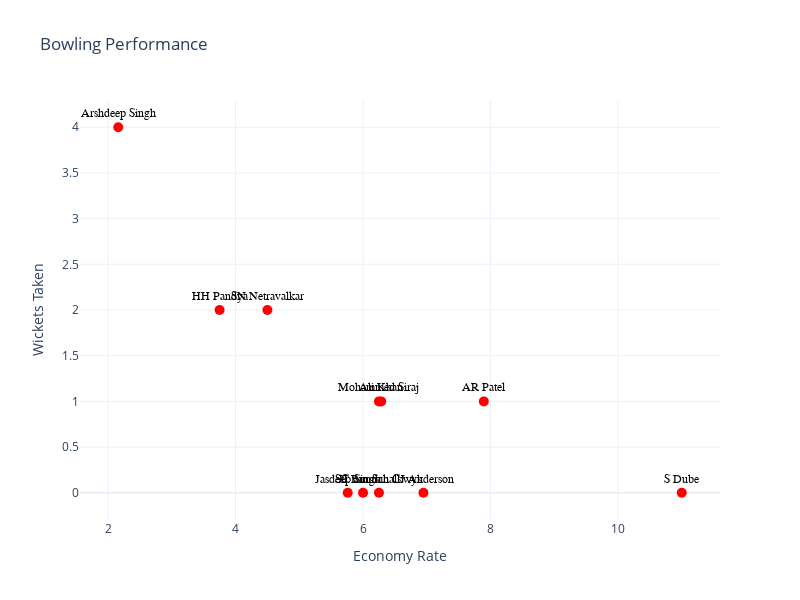

Write notebook code for a chart like this one.
### Markdown cell above
### bowling performance:

### Code cell
fig = go.Figure()

fig.add_trace(go.Scatter(
    x=bowler_stats['Economy Rate'],
    y=bowler_stats['Wickets'],
    mode='markers+text',
    text=bowler_stats.index,
    textposition='top center',
    textfont=dict(
        family="sans serif",
        size=12,
        color="black"
    ),
    marker=dict(color='red', size=10),
    name='Bowlers'
))

fig.update_layout(
    title='Bowling Performance',
    xaxis_title='Economy Rate',
    yaxis_title='Wickets Taken',
    template='plotly_white',
    autosize=False,
    width=800,
    height=600
)

fig.show()

### Figure 1 — Plotly figure (JSON) as saved in the notebook; plotly's stock layout.template omitted (floating-point values rounded to 4 significant figures)
{"data": [{"marker": {"color": "red", "size": 10}, "mode": "markers+text", "name": "Bowlers", "text": ["AR Patel", "Ali Khan", "Arshdeep Singh", "CJ Anderson", "HH Pandya", "JJ Bumrah", "Jasdeep Singh", "Mohammed Siraj", "S Dube", "SC van Schalkwyk", "SN Netravalkar"], "textfont": {"color": "black", "family": "sans serif", "size": 12}, "textposition": "top center", "type": "scatter", "x": [7.895, 6.286, 2.16, 6.947, 3.75, 6, 5.76, 6.25, 11, 6.25, 4.5], "y": [1, 1, 4, 0, 2, 0, 0, 1, 0, 0, 2]}], "layout": {"autosize": false, "height": 600, "title": {"text": "Bowling Performance"}, "width": 800, "xaxis": {"autorange": true, "range": [1.56, 11.6], "title": {"text": "Economy Rate"}, "type": "linear"}, "yaxis": {"autorange": true, "range": [-0.2982, 4.298], "title": {"text": "Wickets Taken"}, "type": "linear"}}}
